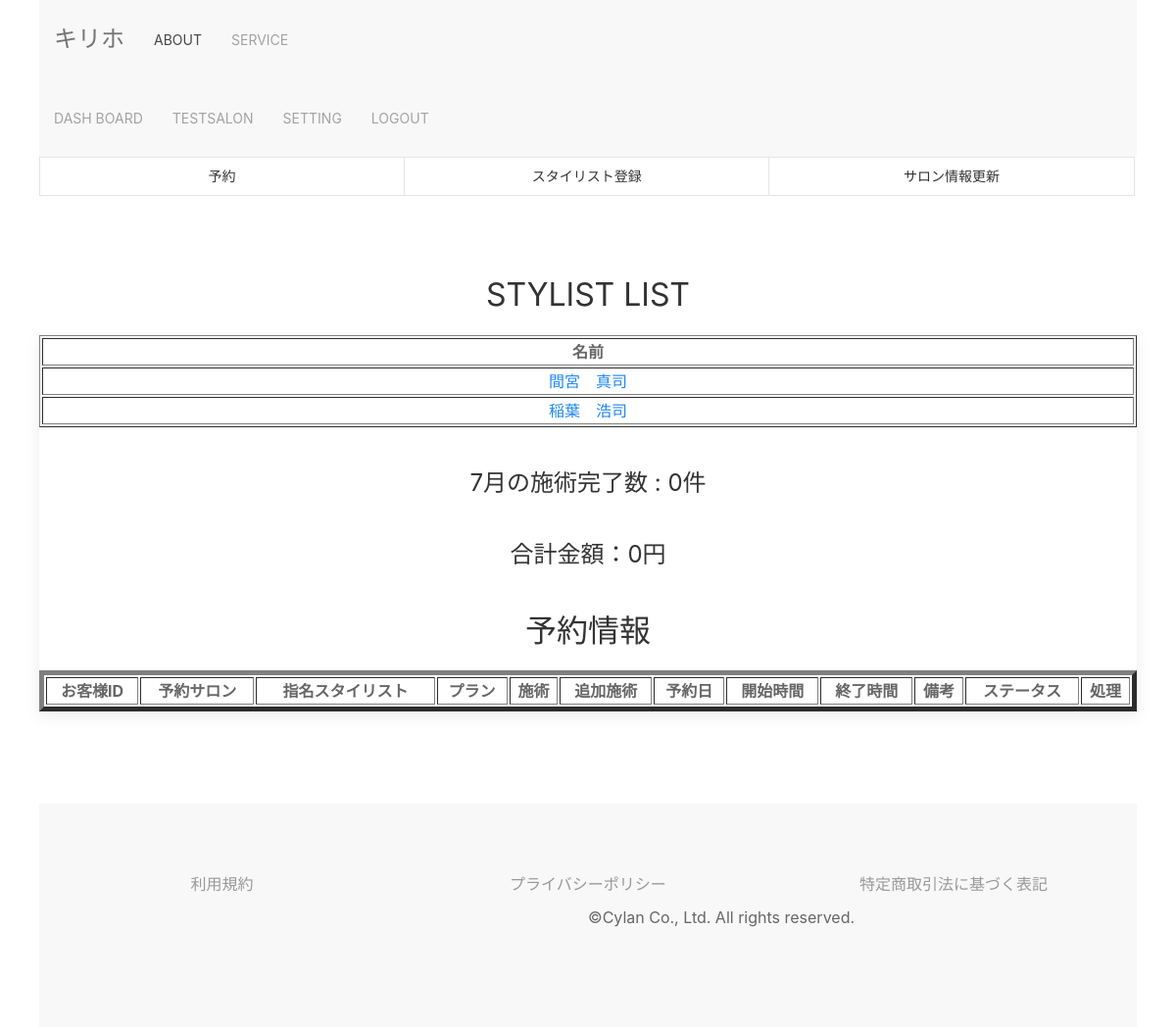
The page /stylist_list/ (signed in) on the database its author committed.
### unlimited/models.py (models this page shows, shortened)
class User(AbstractBaseUser, PermissionsMixin):
    user_name = models.CharField(_('username'),
                                 unique=True,
                                 max_length=20,
                                 help_text=_(
                                     'Required. 150 characters or fewer. Letters, digits and @/./+/-/_ only.'
                                 ),
                                 error_messages={
                                     'unique': _('ユーザー名が既に存在しています')
                                 }
                                 )
    email = models.EmailField(_('email address'), unique=True)
    first_name = models.CharField(_('first name'), max_length=30, blank=True)
    last_name = models.CharField(_('last name'), max_length=150, blank=True)
    is_staff = models.BooleanField(_('staff status'),
                                   default=False,
                                   help_text=_(
                                       'Designates whether the user can log into this admin site.'
                                   ))
    is_active = models.BooleanField(_('active'),
                                    default=True,
                                    help_text=_(
                                        'Designates whether this user should be treated as active.'
                                        'Unselect this instead of deleting accounts.'
                                    ),
                                    )
    created_at = models.DateTimeField(_('date_joined'), default=timezone.now)
    is_user = models.BooleanField(_('is User'),
                                  default=True,
                                  blank=False,
                                  )
    select_plan = models.IntegerField(verbose_name='選択プラン', choices=PLAN, default=0)
    payment_completion_date = models.DateField(verbose_name='支払い完了日', blank=True, default='9991-12-31')
    expire_date = models.DateField(verbose_name='有効期限', blank=True, default=timezone.now)
    objects = CustomUserManager()
    EMAIL_FIELD = 'email'
    USERNAME_FIELD = 'email'
    REQUIRED_FIELDS = []
    class Meta:
        verbose_name = _('user')
        verbose_name_plural = _('users')
    @property
    def username(self):
        """username属性ゲッター
                他のアプリケーションが、username属性にアクセスした場合に備えて定義
                メールアドレスを返す"""
        return self.email

class Stylist(models.Model):
    class Meta:
        db_table = 'stylist'
    affiliation_salon = models.ForeignKey(Salon, verbose_name='所属サロン', on_delete=models.PROTECT)
    stylist_name = models.CharField(verbose_name='名前', max_length=255, blank=False, null=False)

### unlimited/views.py (the view)
# urls.py: path('stylist_list/', views.StylistList.as_view(), name='stylist_list'),
class StylistList(generic.ListView):
    model = Stylist
    template_name = 'unlimited/stylist_list.html'
    def get_context_data(self, **kwargs):
        today = timezone.datetime.now().date()
        month = timezone.datetime.now().month
        first_day = today.replace(day=1)
        last_day = (today + relativedelta(month=month + 1)).replace(day=1)
        target_salon = Salon.objects.get(salon=self.request.user.pk)
        reservations = Reservation.objects.filter(salon=target_salon.id, date__gte=first_day).order_by('-date')
        monthly_info = Reservation.objects.filter(salon=target_salon.id, date__gte=first_day,
                                                  date__lt=last_day, status=1)
        monthly_count = monthly_info.count()
        monthly_count_full_cut = monthly_info.filter(treatment=0).count()
        monthly_count_full_color = monthly_info.filter(treatment=1).count()
        monthly_count_mainte_cut = monthly_info.filter(treatment=2).count()
        monthly_count_mainte_color = monthly_info.filter(treatment=3).count()
        salon_info = Salon.objects.filter(salon=self.request.user.pk)
        full_cut_prise = salon_info.values('cut_prise')
        monthly_sales_full_cut = monthly_count_full_cut * full_cut_prise[0]['cut_prise']
        full_color_prise = salon_info.values('color_prise')
        monthly_sales_full_color = monthly_count_full_color * full_color_prise[0]['color_prise']
        mainte_cut_prise = salon_info.values('mainte_cut_prise')
        monthly_sales_mainte_cut = monthly_count_mainte_cut * mainte_cut_prise[0]['mainte_cut_prise']
        mainte_color_prise = salon_info.values('mainte_color_prise')
        monthly_sales_mainte_color = monthly_count_mainte_color * mainte_color_prise[0]['mainte_color_prise']
        monthly_sales = (monthly_sales_full_cut + monthly_sales_full_color + monthly_sales_mainte_cut +
                         monthly_sales_mainte_color)
        context = super().get_context_data(**kwargs)
        context.update({
            'salon_id': target_salon.id,
            'reservations': reservations,
            'month': month,
            'monthly_count': monthly_count,
            'monthly_sales': monthly_sales,
        })
        return context

### unlimited/templates/unlimited/stylist_list.html (shortened to what this page needs)
{% extends "unlimited/base.html" %}
{% block content %}
<div class="uk-button-group uk-flex">
 <a class="uk-button uk-button-default uk-width-1-3 uk-margin-small-bottom" href="{% url 'unlimited:user_search' %}">予約</a>
 <a class="uk-button uk-button-default uk-width-1-3 uk-margin-small-bottom" href="{% url 'unlimited:stylist_create' salon_id %}">スタイリスト登録</a>
 <a class="uk-button uk-button-default uk-width-1-3 uk-margin-small-bottom" href="{% url 'unlimited:salon_update' salon_id %}">サロン情報更新</a>
</div>
<section class="uk-section uk-section-default uk-text-center">
    <h2 class="uk-heading-line uk-text-center">STYLIST LIST</h2>
    <div class="uk-card uk-card-large uk-card-default uk-align-center uk-grid-collapse uk-child-width-1-1@s uk-margin" uk-grid>
       <table border="1" width="250">
         <tr>
          <th>名前</th>
         </tr>
         {% for stylist in stylist_list %}
         <tr>
          {% if salon_id == stylist.affiliation_salon.id %}
           <td>
            <a class="nav-item nav-link" href="{% url 'unlimited:stylist_detail' stylist.pk %}">{{ stylist.stylist_name }}</a>
           </td>
          {% endif %}
         </tr>
         {% endfor %}
       </table>
       <h3 class="uk-heading-line uk-text-center">{{ month }}月の施術完了数 : {{ monthly_count }}件</h3>
       <h3 class="uk-heading-line uk-text-center">合計金額：{{ monthly_sales }}円</h3>
       <h2 class="uk-heading-line uk-text-center">予約情報</h2>
       <table border="5" width="100%">
        <tr>
         <th>お客様ID</th>
         <th>予約サロン</th>
         <th>指名スタイリスト</th>
         <th>プラン</th>
         <th>施術</th>
         <th>追加施術</th>
         <th>予約日</th>
         <th>開始時間</th>
         <th>終了時間</th>
         <th>備考</th>
         <th>ステータス</th>
         <th>処理</th>
        </tr>
       </table>
    </div>
</section>
<br/>
{% endblock %}

### unlimited/templates/unlimited/base.html (shortened to what this page needs)
<!doctype html>
<html lang="ja">
<head>
    <link href="/static/css/uikit.min.css" rel="stylesheet">
    <link rel="stylesheet" href="/static/css/style.css">
</head>
<body class="uk-container">
    <nav class="uk-navbar-container navbar" uk-sticky="bottom" uk-navbar="mode: click">
        <div class="uk-navbar-left">
            <a class="uk-navbar-item uk-logo" href="{% url 'unlimited:landing' %}">
                キリホ
            </a>
            <ul class="uk-navbar-nav">
                <li class="uk-active"><a href="#">ABOUT</a></li>
                <li><a href="#">SERVICE</a></li>
            </ul>
        </div>
              {% if user.is_authenticated %}
                {% if user.is_user %}
                    <div class="uk-navbar-right">
                        <ul class="uk-navbar-nav">
                            <li>
                                <a href="{% url 'unlimited:dashboard' user.pk %}">DASHBOARD</a>
                            </li>
                            <li>
                                <a>{{ user.user_name }}</a>
                            </li>
                            <li>
                                <a href="#">SETTING</a>
                                <div class="uk-navbar-dropdown">
                                    <ul class="uk-nav uk-navbar-dropdown-nav">
                                        <li>
                                            <a href="{% url 'unlimited:user_detail' user.pk %}">USER INFO</a>
                                        </li>
                                        <li>
                                            <a href="{% url 'unlimited:user_update' user.pk %}">USER INFO UPDATE</a>
                                        </li>
                                        <li>
                                            <a href="{% url 'unlimited:password_change' %}">PASSWORD CHANGE</a>
                                        </li>
                                        <li>
                                            <a href="{% url 'unlimited:email_change' %}">E-MAIL CHANGE</a>
                                        </li>
                                    </ul>
                                </div>
                            </li>
                            <li>
                                <a href="{% url 'unlimited:logout' %}">LOGOUT</a>
                            </li>
                        </ul>
                    </div>
                {% else %}
                    <div class="uk-navbar-right">
                        <ul class="uk-navbar-nav">
                            <li>
                                <a href="{% url 'unlimited:stylist_list' %}">DASH BOARD</a>
                            </li>
                            <li>
                                <a>{{ user.user_name }}</a>
                            </li>
                            <li>
                                <li>
                                <a href="#">SETTING</a>
                            </li>
                            </li>
                            <li>
                                <a href="{% url 'unlimited:logout' %}">LOGOUT</a>
                            </li>
                        </ul>
                    </div>
                {% endif %}
              {% endif %}
    </nav>
    <div class="container mt-3">
        {% block content %}
        {% endblock %}
    </div>
    <section class="uk-section uk-section-muted">
        <div class="uk-button-group uk-flex">
            <a class="uk-width-1-3 uk-margin-small-bottom uk-link-muted uk-text-center" href="{% url 'unlimited:terms_of_service' %}">利用規約</a>
            <a class="uk-width-1-3 uk-margin-small-bottom uk-link-muted uk-text-center" href="{% url 'unlimited:privacy_policy' %}">プライバシーポリシー</a>
            <a class="uk-width-1-3 uk-margin-small-bottom uk-link-muted uk-text-center" href="{% url 'unlimited:transaction_law' %}">特定商取引法に基づく表記</a>
        </div>
        <div class="uk-grid-match uk-child-width-1-2 uk-text-center-small" uk-grid>
            <div class="uk-align-right">
                ©Cylan Co., Ltd. All rights reserved.
            </div>
        </div>
    </section>
</body>
</html>

### unlimited/static/css/style.css (style rules this page uses)
.navbar { opacity: 0.9; box-shadow: 4px; }

### rows shown on the page
User: user_name "TESTSALON"
Stylist: stylist_name "間宮 真司"
Stylist: stylist_name "稲葉 浩司"

### other values the page prints
{{ month }} "7"
{{ monthly_count }} "0"
{{ monthly_sales }} "0"
